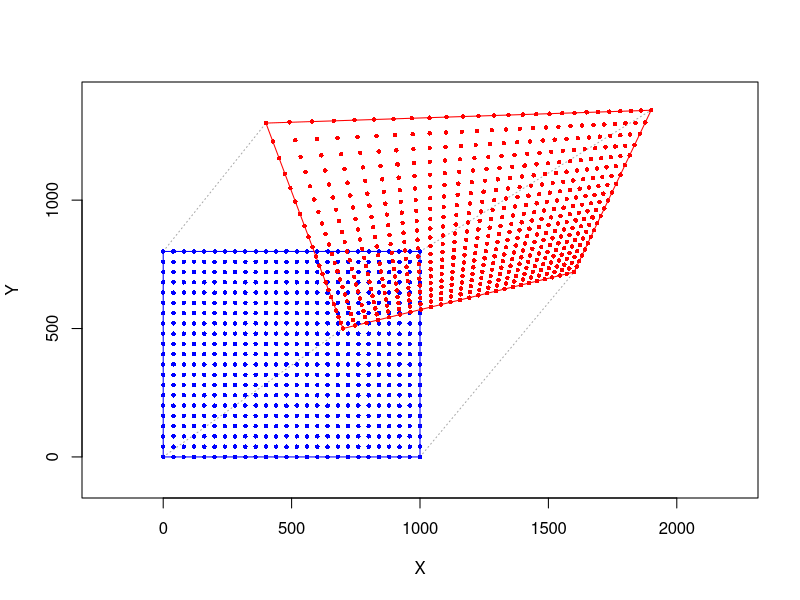

Source code (R):
# Linear keystone distortion correction
# www.overfitting.net
# https://www.overfitting.net/2023/10/transformacion-trapezoidal-de-imagenes.html


# Keystone correction equations:
# https://discorpy.readthedocs.io/en/latest/tutorials/methods.html
# "2.2.7. Calculating coefficients of a correction model for perspective distortion"

# Distorted reference points
xd=c(0, 1000, 1000, 0)
yd=c(0, 0, 800, 800)

# Undistorted points
xu=c(-100, 800, 1100, -400)+800
yu=c(-100, 120, 750, 700)+600


# Solve 8 equations linear system: A * k = b -> k = inv(A) * b
A=matrix(nrow=8, ncol=8)
A[1,]=c(xd[1], yd[1], 1, 0,     0,     0, -xd[1]*xu[1], -yd[1]*xu[1])
A[2,]=c(0,     0,     0, xd[1], yd[1], 1, -xd[1]*yu[1], -yd[1]*yu[1])
A[3,]=c(xd[2], yd[2], 1, 0,     0,     0, -xd[2]*xu[2], -yd[2]*xu[2])
A[4,]=c(0,     0,     0, xd[2], yd[2], 1, -xd[2]*yu[2], -yd[2]*yu[2])
A[5,]=c(xd[3], yd[3], 1, 0,     0,     0, -xd[3]*xu[3], -yd[3]*xu[3])
A[6,]=c(0,     0,     0, xd[3], yd[3], 1, -xd[3]*yu[3], -yd[3]*yu[3])
A[7,]=c(xd[4], yd[4], 1, 0,     0,     0, -xd[4]*xu[4], -yd[4]*xu[4])
A[8,]=c(0,     0,     0, xd[4], yd[4], 1, -xd[4]*yu[4], -yd[4]*yu[4])

b=as.matrix(c(xu[1], yu[1], xu[2], yu[2], xu[3], yu[3], xu[4], yu[4]))

k=solve(A, b)  # equivalent to solve(A) %*% b

# Undo distortion function
undo.keystone = function(xd, yd, k) {
    xu = (k[1]*xd+k[2]*yd+k[3]) / (k[7]*xd+k[8]*yd+1)
    yu = (k[4]*xd+k[5]*yd+k[6]) / (k[7]*xd+k[8]*yd+1)
    return(c(xu, yu))  # return pair (xu, yu)
}

# Check
for (i in 1:4) {
    print(undo.keystone(xd[i], yd[i], k))
}


# Plot
plot(c(xd, xd[1]), c(yd, yd[1]), type='l', col='blue', asp=1,
     xlab='X', ylab='Y', xlim=c(-100,2100), ylim=c(-100,1400))
lines(c(xu, xu[1]), c(yu, yu[1]), type='l', col='red')

for (i in 1:4) {
    lines(c(xd[i], xu[i]), c(yd[i], yu[i]), type='l', lty=3, col='darkgray')
}

# Grid
xdp=c()
ydp=c()
R=40
for (i in 0:25) {
    for (j in 0:20) {
        xdp=c(xdp, R*i)
        ydp=c(ydp, R*j)
    }
}
lines(xdp, ydp, type='p', col='blue', pch=16, cex=0.6)
for (i in 1:length(xdp)) {
    xuyu=undo.keystone(xdp[i], ydp[i], k)
    lines(xuyu[1], xuyu[2], type='p', col='red', pch=16, cex=0.6)
}
